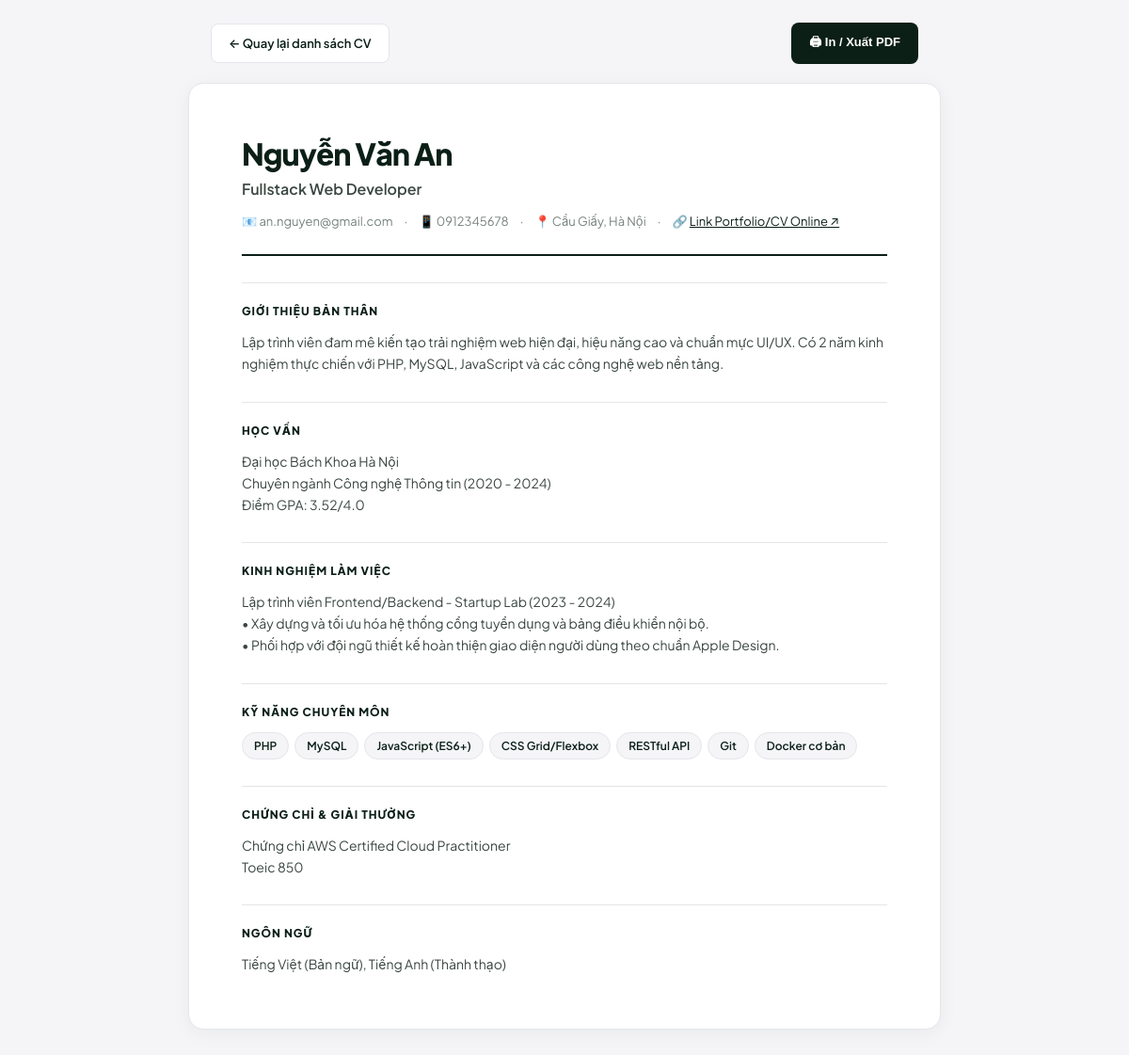
Screenshot of /cv-preview.php?id=1 (signed in) with the database file from the repository.
### tables this page shows
CREATE TABLE `cvs` (
  `id` INT AUTO_INCREMENT PRIMARY KEY,
  `user_id` INT NOT NULL,
  `title` VARCHAR(150) NOT NULL DEFAULT 'Hồ sơ nghề nghiệp',
  `full_name` VARCHAR(100) NOT NULL,
  `email` VARCHAR(100) NOT NULL,
  `phone` VARCHAR(20) NULL,
  `address` VARCHAR(200) NULL,
  `summary` TEXT NULL,
  `education` TEXT NULL,
  `experience` TEXT NULL,
  `skills` TEXT NULL,
  `certifications` TEXT NULL,
  `languages` VARCHAR(255) NULL,
  `cv_link` VARCHAR(255) NULL,
  `is_default` TINYINT(1) NOT NULL DEFAULT 0,
  `created_at` TIMESTAMP DEFAULT CURRENT_TIMESTAMP,
  `updated_at` TIMESTAMP NULL ON UPDATE CURRENT_TIMESTAMP,
  CONSTRAINT `fk_cv_user` FOREIGN KEY (`user_id`) REFERENCES `users` (`id`) ON DELETE CASCADE
);

### cv-preview.php (the view, shortened to what this page needs)
<?php
require_once 'config/database.php';
$user_id = (int)$_SESSION['user_id'];
$cv_id   = isset($_GET['id']) ? (int)$_GET['id'] : 0;
$stmt = $pdo->prepare("SELECT * FROM cvs WHERE id = ? AND user_id = ?");
$stmt->execute([$cv_id, $user_id]);
$cv = $stmt->fetch();
function cv_section(string $heading, ?string $content, bool $is_skills = false): void {
    echo '<section style="border-top:1px solid #e5e5ea; margin-top:28px; padding-top:20px;">';
    echo '<h2 style="font-size:12px; letter-spacing:0.08em; font-weight:800; text-transform:uppercase; margin-bottom:12px; color:#0b1f17;">' . htmlspecialchars($heading) . '</h2>';
    if ($is_skills) {
        $skills = array_filter(array_map('trim', explode(',', $content)));
        echo '<div style="display:flex; flex-wrap:wrap; gap:6px;">';
        foreach ($skills as $sk) {
            echo '<span style="display:inline-block; background:#f5f5f7; border:1px solid #e5e5ea; border-radius:9999px; padding:4px 12px; font-size:12px; font-weight:600; color:#0b1f17;">' . htmlspecialchars($sk) . '</span>';
        }
        echo '</div>';
    } else {
        echo '<div style="white-space:pre-wrap; font-size:14px; line-height:1.65; color:#3a4741;">' . htmlspecialchars($content) . '</div>';
    }
    echo '</section>';
}
?>
<!DOCTYPE html>
<html lang="vi">
<head>
</head>
<body>
<div class="cv-actions">
    <a href="my-cvs.php" class="btn btn-back">← Quay lại danh sách CV</a>
    <button onclick="window.print()" class="btn btn-print">🖨 In / Xuất PDF</button>
</div>
<article class="cv-sheet">
    <header style="border-bottom:2px solid #0b1f17; padding-bottom:24px; margin-bottom:28px;">
        <h1 style="font-size:32px; font-weight:800; letter-spacing:-0.03em; color:#0b1f17; line-height:1.15;">
            <?= htmlspecialchars($cv['full_name']) ?>
        </h1>
        <div style="font-size:16px; font-weight:600; color:#3a4741; margin-top:6px;">
            <?= htmlspecialchars($cv['title']) ?>
        </div>
        <div style="display:flex; flex-wrap:wrap; gap:12px; font-size:13px; color:#76837e; margin-top:12px;">
            <span>📧 <?= htmlspecialchars($cv['email']) ?></span>
            <?php if (!empty($cv['phone'])): ?>
                <span>&middot;</span><span>📱 <?= htmlspecialchars($cv['phone']) ?></span>
            <?php endif; ?>
            <?php if (!empty($cv['address'])): ?>
                <span>&middot;</span><span>📍 <?= htmlspecialchars($cv['address']) ?></span>
            <?php endif; ?>
            <?php if (!empty($cv['cv_link'])): ?>
                <span>&middot;</span><span>🔗 <a href="<?= htmlspecialchars($cv['cv_link']) ?>" target="_blank" style="color:#0b1f17; text-decoration:underline;">Link Portfolio/CV Online ↗</a></span>
            <?php endif; ?>
        </div>
    </header>
    <?php cv_section('Giới thiệu bản thân', $cv['summary']); ?>
    <?php cv_section('Kỹ năng chuyên môn', $cv['skills'], true); ?>
</article>
</body>
</html>

### cv-preview.php (style rules this page uses)
*, *::before, *::after { box-sizing: border-box; margin: 0; padding: 0; }
body { font-family: "Plus Jakarta Sans", "Inter", -apple-system, sans-serif; background: #f5f5f7; color: #0b1f17; font-size: 15px; line-height: 1.6; -webkit-font-smoothing: antialiased; }
.cv-actions { max-width: 800px; margin: 24px auto 0; padding: 0 24px; display: flex; align-items: center; justify-content: space-between; }
.btn { display: inline-flex; align-items: center; gap: 8px; padding: 10px 18px; font-size: 13px; font-weight: 600; border-radius: 8px; text-decoration: none; cursor: pointer; border: 1px solid transparent; transition: all 0.2s; }
.btn-print { background: #0b1f17; color: #ffffff; }
.btn-back { background: #ffffff; color: #0b1f17; border-color: #e5e5ea; }
.cv-sheet { max-width: 800px; margin: 20px auto 60px; background: #ffffff; border: 1px solid #e5e5ea; border-radius: 16px; padding: 56px; box-shadow: 0 4px 20px rgba(11, 31, 23, 0.05); }

### rows the page displays
cvs: full_name "Nguyễn Văn An", title "Fullstack Web Developer", email "an.nguyen@gmail.com", phone "0912345678", address "Cầu Giấy, Hà Nội", summary "Lập trình viên đam mê kiến tạo trải nghiệm web hiện đại, hiệu năng cao và chuẩn mực UI/UX. Có 2 năm kinh nghiệm thực chiến với PHP, MySQL, JavaScript và các công nghệ web nền tảng. Đại học Bách Khoa Hà Nội Chuyên ngành Công nghệ Thông tin (2020 - 2024) Điểm GPA: 3.52/4.0 Lập trình viên Frontend/Backend - Startup Lab (2023 - 2024) • Xây dựng và tối ưu hóa hệ thống cổng tuyển dụng và bảng điều khiển nội bộ. • Phối hợp với đội ngũ thiết kế hoàn thiện giao diện người dùng theo chuẩn Apple Design. Chứng chỉ AWS Certified Cloud Practitioner Toeic 850 Tiếng Việt (Bản ngữ), Tiếng Anh (Thành thạo)", skills "PHP", skills "MySQL", skills "JavaScript (ES6+)", skills "CSS Grid/Flexbox", skills "RESTful API", skills "Git", skills "Docker cơ bản"

### other values shown
$heading "GIỚI THIỆU BẢN THÂN HỌC VẤN KINH NGHIỆM LÀM VIỆC KỸ NĂNG CHUYÊN MÔN CHỨNG CHỈ & GIẢI THƯỞNG NGÔN NGỮ"
